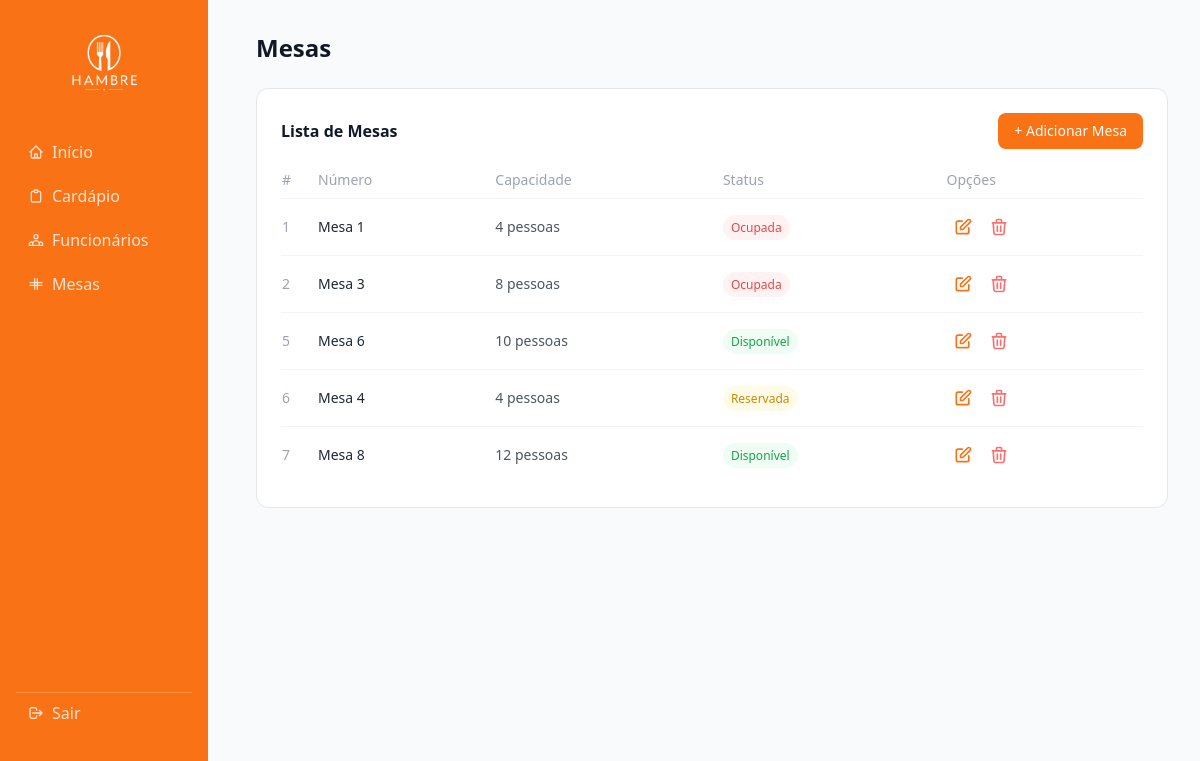
The page /mesas/index.php on the database as committed earlier.
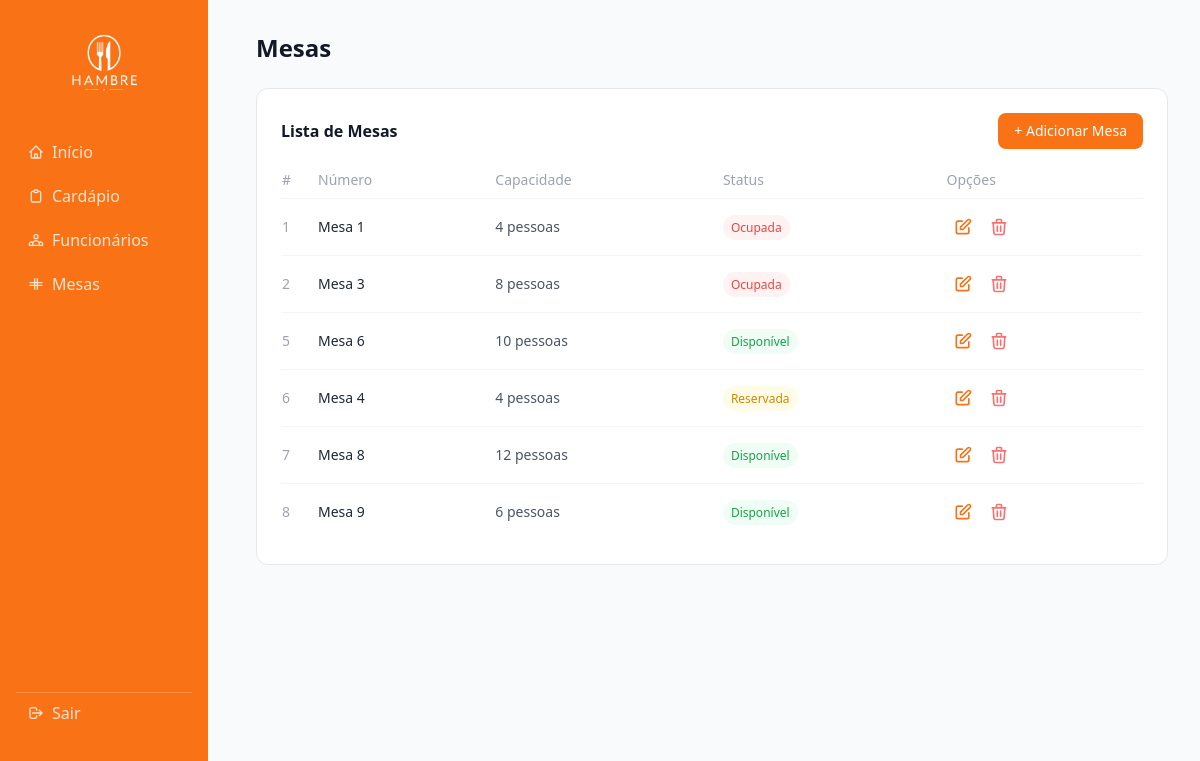
The same page on the database as committed later.
### tables this page shows
CREATE TABLE `mesas` (
  `id` int NOT NULL,
  `numero` int NOT NULL,
  `capacidade` int NOT NULL,
  `status` varchar(20) DEFAULT 'Disponível'
);

### mesas/funcoes.php (called while the page is built, shortened)
<?php
function listarMesas($con) {
    $stmt = $con->prepare("SELECT * FROM mesas");
    $stmt->execute();
    return $stmt->fetchAll(PDO::FETCH_OBJ);
}
?>

### mesas/index.php (the view, shortened to what this page needs)
<?php require_once "../sidebar.php" ?>
<h1 class="text-2xl font-bold text-gray-900 mb-6">Mesas</h1>
<div class="bg-white rounded-xl border border-gray-200 p-6">
    <div class="flex justify-between items-center mb-5">
        <h2 class="text-base font-semibold text-gray-900">Lista de Mesas</h2>
        <a href="inserir.php" class="bg-orange-500 hover:bg-orange-600 text-white text-sm px-4 py-2 rounded-lg transition">+ Adicionar Mesa</a>
    </div>
    <table class="w-full text-sm">
        <thead>
            <tr class="text-left text-gray-400 border-b border-gray-100">
                <th class="pb-2 font-medium">#</th>
                <th class="pb-2 px-3 font-medium">Número</th>
                <th class="pb-2 px-3 font-medium">Capacidade</th>
                <th class="pb-2 px-3 font-medium">Status</th>
                <th class="pb-2 px-3 font-medium">Opções</th>
            </tr>
        </thead>
        <tbody class="divide-y divide-gray-100">
            <?php
            require_once "funcoes.php";
            $mesas = listarMesas($con);
            foreach($mesas as $m): ?>
            <tr class="hover:bg-gray-50 transition">
                <td class="py-3 text-gray-400"><?= $m->id ?></td>
                <td class="py-3 px-3 text-gray-800 font-medium">Mesa <?= $m->numero ?></td>
                <td class="py-3 px-3 text-gray-600"><?= $m->capacidade ?> pessoas</td>
                <td class="py-3 px-3">
                    <?php if($m->status === 'Disponível'): ?>
                        <span class="bg-green-50 text-green-600 text-xs px-2 py-1 rounded-full">Disponível</span>
                    <?php elseif($m->status === 'Ocupada'): ?>
                        <span class="bg-red-50 text-red-500 text-xs px-2 py-1 rounded-full">Ocupada</span>
                    <?php else: ?>
                        <span class="bg-yellow-50 text-yellow-600 text-xs px-2 py-1 rounded-full">Reservada</span>
                    <?php endif; ?>
                </td>
                <td class="py-3 px-3">
                    <div class="flex gap-1">
                        <a href="editar.php?id=<?= $m->id ?>" class="text-orange-500 hover:bg-orange-50 p-1.5 rounded-lg transition">
                            <svg xmlns="http://www.w3.org/2000/svg" class="w-5 h-5" fill="none" viewBox="0 0 24 24" stroke="currentColor" stroke-width="2">
                                <path stroke-linecap="round" stroke-linejoin="round" d="M11 5H6a2 2 0 00-2 2v11a2 2 0 002 2h11a2 2 0 002-2v-5m-1.414-9.414a2 2 0 112.828 2.828L11.828 15H9v-2.828l8.586-8.586z" />
                            </svg>
                        </a>
                        <a href="excluir.php?id=<?= $m->id ?>" onclick="return confirm('Excluir esta mesa?')" class="text-red-400 hover:bg-red-50 p-1.5 rounded-lg transition">
                            <svg xmlns="http://www.w3.org/2000/svg" class="w-5 h-5" fill="none" viewBox="0 0 24 24" stroke="currentColor" stroke-width="2">
                                <path stroke-linecap="round" stroke-linejoin="round" d="M19 7l-.867 12.142A2 2 0 0116.138 21H7.862a2 2 0 01-1.995-1.858L5 7m5 4v6m4-6v6m1-10V4a1 1 0 00-1-1h-4a1 1 0 00-1 1v3M4 7h16" />
                            </svg>
                        </a>
                    </div>
                </td>
            </tr>
            <?php endforeach; ?>
        </tbody>
    </table>
</div>
</main>
</body>
</html>

Rows that differ between the two databases and show on the page:
added mesas: id "8", numero "9", capacidade "6", status "Disponível"
